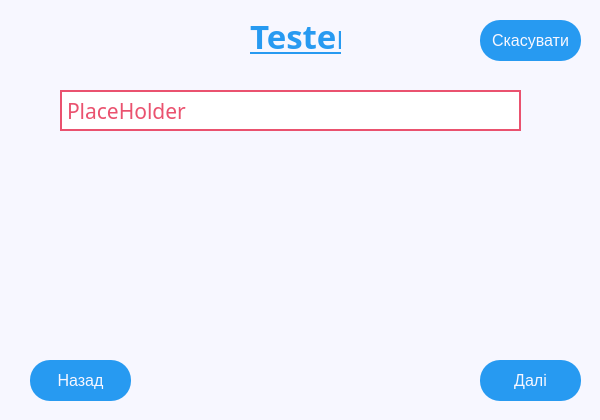
<?xml version="1.0" encoding="UTF-8"?>
<ui version="4.0">
 <class>testwindow</class>
 <widget class="QWidget" name="testwindow">
  <property name="geometry">
   <rect>
    <x>0</x>
    <y>0</y>
    <width>600</width>
    <height>420</height>
   </rect>
  </property>
  <property name="font">
   <font>
    <pointsize>12</pointsize>
   </font>
  </property>
  <property name="windowTitle">
   <string>testwindow</string>
  </property>
  <property name="styleSheet">
   <string notr="true">background-color: #f7f7ff;</string>
  </property>
  <widget class="QPushButton" name="btnCancel">
   <property name="enabled">
    <bool>true</bool>
   </property>
   <property name="geometry">
    <rect>
     <x>480</x>
     <y>20</y>
     <width>101</width>
     <height>41</height>
    </rect>
   </property>
   <property name="cursor">
    <cursorShape>PointingHandCursor</cursorShape>
   </property>
   <property name="styleSheet">
    <string notr="true">QPushButton
{
	background-color: #279AF1;
	border-radius: 20px;
	padding: 4px;
	color: #f7f7ff;
}
QPushButton:hover
 { 
	background-color: #23B5D3;
}</string>
   </property>
   <property name="text">
    <string>Скасувати</string>
   </property>
  </widget>
  <widget class="QLabel" name="lblQuestion">
   <property name="geometry">
    <rect>
     <x>50</x>
     <y>90</y>
     <width>471</width>
     <height>41</height>
    </rect>
   </property>
   <property name="font">
    <font>
     <family>Ubuntu Condensed</family>
     <pointsize>16</pointsize>
    </font>
   </property>
   <property name="styleSheet">
    <string notr="true">QLabel
{margin-left: 10px; 
border:2px solid #ea526f;
border-radius: 25px; 
background-color: palette(base);
color: #ea526f;}</string>
   </property>
   <property name="text">
    <string>PlaceHolder</string>
   </property>
  </widget>
  <widget class="QWidget" name="verticalLayoutWidget">
   <property name="geometry">
    <rect>
     <x>60</x>
     <y>140</y>
     <width>461</width>
     <height>211</height>
    </rect>
   </property>
   <layout class="QVBoxLayout" name="verticalLayout"/>
  </widget>
  <widget class="QLabel" name="lblMainName">
   <property name="geometry">
    <rect>
     <x>250</x>
     <y>10</y>
     <width>91</width>
     <height>51</height>
    </rect>
   </property>
   <property name="font">
    <font>
     <family>Ubuntu Condensed</family>
     <pointsize>25</pointsize>
     <weight>75</weight>
     <italic>false</italic>
     <bold>true</bold>
     <underline>true</underline>
    </font>
   </property>
   <property name="styleSheet">
    <string notr="true">color: #279af1;</string>
   </property>
   <property name="text">
    <string>Tester</string>
   </property>
  </widget>
  <widget class="QPushButton" name="btnNext">
   <property name="geometry">
    <rect>
     <x>480</x>
     <y>360</y>
     <width>101</width>
     <height>41</height>
    </rect>
   </property>
   <property name="styleSheet">
    <string notr="true">QPushButton
{
	background-color: #279AF1;
	border-radius: 20px;
	padding: 4px;
	color: #f7f7ff;
}
QPushButton:hover
 { 
	background-color: #23B5D3;
}</string>
   </property>
   <property name="text">
    <string>Далі</string>
   </property>
  </widget>
  <widget class="QPushButton" name="btnPrevious">
   <property name="geometry">
    <rect>
     <x>30</x>
     <y>360</y>
     <width>101</width>
     <height>41</height>
    </rect>
   </property>
   <property name="styleSheet">
    <string notr="true">QPushButton
{
	background-color: #279AF1;
	border-radius: 20px;
	padding: 4px;
	color: #f7f7ff;
}
QPushButton:hover
 { 
	background-color: #23B5D3;
}</string>
   </property>
   <property name="text">
    <string>Назад</string>
   </property>
  </widget>
 </widget>
 <resources/>
 <connections/>
</ui>
